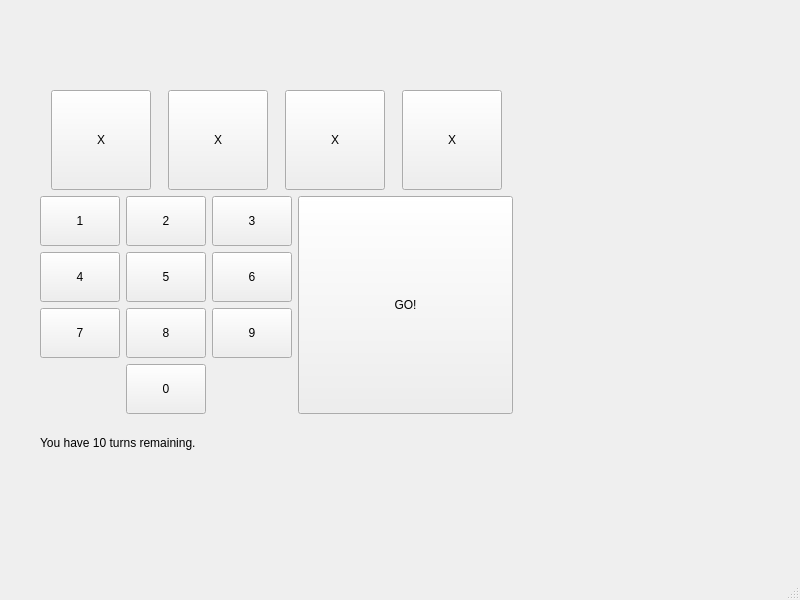
<?xml version="1.0" encoding="UTF-8"?>
<ui version="4.0">
 <class>MainWindow</class>
 <widget class="QMainWindow" name="MainWindow">
  <property name="geometry">
   <rect>
    <x>0</x>
    <y>0</y>
    <width>800</width>
    <height>600</height>
   </rect>
  </property>
  <property name="sizePolicy">
   <sizepolicy hsizetype="Minimum" vsizetype="Minimum">
    <horstretch>0</horstretch>
    <verstretch>0</verstretch>
   </sizepolicy>
  </property>
  <property name="minimumSize">
   <size>
    <width>100</width>
    <height>100</height>
   </size>
  </property>
  <property name="windowTitle">
   <string>MainWindow</string>
  </property>
  <widget class="QWidget" name="centralwidget">
   <widget class="QWidget" name="">
    <property name="geometry">
     <rect>
      <x>40</x>
      <y>90</y>
      <width>473</width>
      <height>375</height>
     </rect>
    </property>
    <layout class="QVBoxLayout" name="verticalLayout">
     <item>
      <layout class="QHBoxLayout" name="horizontalLayout">
       <item>
        <widget class="QPushButton" name="digit_1">
         <property name="sizePolicy">
          <sizepolicy hsizetype="Fixed" vsizetype="Fixed">
           <horstretch>0</horstretch>
           <verstretch>0</verstretch>
          </sizepolicy>
         </property>
         <property name="minimumSize">
          <size>
           <width>100</width>
           <height>100</height>
          </size>
         </property>
         <property name="text">
          <string>X</string>
         </property>
        </widget>
       </item>
       <item>
        <widget class="QPushButton" name="digit_2">
         <property name="sizePolicy">
          <sizepolicy hsizetype="Fixed" vsizetype="Fixed">
           <horstretch>0</horstretch>
           <verstretch>0</verstretch>
          </sizepolicy>
         </property>
         <property name="minimumSize">
          <size>
           <width>100</width>
           <height>100</height>
          </size>
         </property>
         <property name="text">
          <string>X</string>
         </property>
        </widget>
       </item>
       <item>
        <widget class="QPushButton" name="digit_3">
         <property name="sizePolicy">
          <sizepolicy hsizetype="Fixed" vsizetype="Fixed">
           <horstretch>0</horstretch>
           <verstretch>0</verstretch>
          </sizepolicy>
         </property>
         <property name="minimumSize">
          <size>
           <width>100</width>
           <height>100</height>
          </size>
         </property>
         <property name="text">
          <string>X</string>
         </property>
        </widget>
       </item>
       <item>
        <widget class="QPushButton" name="digit_4">
         <property name="sizePolicy">
          <sizepolicy hsizetype="Fixed" vsizetype="Fixed">
           <horstretch>0</horstretch>
           <verstretch>0</verstretch>
          </sizepolicy>
         </property>
         <property name="minimumSize">
          <size>
           <width>100</width>
           <height>100</height>
          </size>
         </property>
         <property name="text">
          <string>X</string>
         </property>
        </widget>
       </item>
      </layout>
     </item>
     <item>
      <layout class="QHBoxLayout" name="horizontalLayout_2">
       <item>
        <layout class="QGridLayout" name="gridLayout">
         <item row="0" column="0">
          <widget class="QPushButton" name="keypad_1">
           <property name="sizePolicy">
            <sizepolicy hsizetype="Minimum" vsizetype="Minimum">
             <horstretch>0</horstretch>
             <verstretch>0</verstretch>
            </sizepolicy>
           </property>
           <property name="minimumSize">
            <size>
             <width>50</width>
             <height>50</height>
            </size>
           </property>
           <property name="text">
            <string>1</string>
           </property>
          </widget>
         </item>
         <item row="0" column="1">
          <widget class="QPushButton" name="keypad_2">
           <property name="sizePolicy">
            <sizepolicy hsizetype="Minimum" vsizetype="Minimum">
             <horstretch>0</horstretch>
             <verstretch>0</verstretch>
            </sizepolicy>
           </property>
           <property name="minimumSize">
            <size>
             <width>50</width>
             <height>50</height>
            </size>
           </property>
           <property name="text">
            <string>2</string>
           </property>
          </widget>
         </item>
         <item row="0" column="2">
          <widget class="QPushButton" name="keypad_3">
           <property name="sizePolicy">
            <sizepolicy hsizetype="Minimum" vsizetype="Minimum">
             <horstretch>0</horstretch>
             <verstretch>0</verstretch>
            </sizepolicy>
           </property>
           <property name="minimumSize">
            <size>
             <width>50</width>
             <height>50</height>
            </size>
           </property>
           <property name="text">
            <string>3</string>
           </property>
          </widget>
         </item>
         <item row="1" column="0">
          <widget class="QPushButton" name="keypad_4">
           <property name="sizePolicy">
            <sizepolicy hsizetype="Minimum" vsizetype="Minimum">
             <horstretch>0</horstretch>
             <verstretch>0</verstretch>
            </sizepolicy>
           </property>
           <property name="minimumSize">
            <size>
             <width>50</width>
             <height>50</height>
            </size>
           </property>
           <property name="text">
            <string>4</string>
           </property>
          </widget>
         </item>
         <item row="1" column="1">
          <widget class="QPushButton" name="keypad_5">
           <property name="sizePolicy">
            <sizepolicy hsizetype="Minimum" vsizetype="Minimum">
             <horstretch>0</horstretch>
             <verstretch>0</verstretch>
            </sizepolicy>
           </property>
           <property name="minimumSize">
            <size>
             <width>50</width>
             <height>50</height>
            </size>
           </property>
           <property name="text">
            <string>5</string>
           </property>
          </widget>
         </item>
         <item row="1" column="2">
          <widget class="QPushButton" name="keypad_6">
           <property name="sizePolicy">
            <sizepolicy hsizetype="Minimum" vsizetype="Minimum">
             <horstretch>0</horstretch>
             <verstretch>0</verstretch>
            </sizepolicy>
           </property>
           <property name="minimumSize">
            <size>
             <width>50</width>
             <height>50</height>
            </size>
           </property>
           <property name="text">
            <string>6</string>
           </property>
          </widget>
         </item>
         <item row="2" column="0">
          <widget class="QPushButton" name="keypad_7">
           <property name="sizePolicy">
            <sizepolicy hsizetype="Minimum" vsizetype="Minimum">
             <horstretch>0</horstretch>
             <verstretch>0</verstretch>
            </sizepolicy>
           </property>
           <property name="minimumSize">
            <size>
             <width>50</width>
             <height>50</height>
            </size>
           </property>
           <property name="text">
            <string>7</string>
           </property>
          </widget>
         </item>
         <item row="2" column="1">
          <widget class="QPushButton" name="keypad_8">
           <property name="sizePolicy">
            <sizepolicy hsizetype="Minimum" vsizetype="Minimum">
             <horstretch>0</horstretch>
             <verstretch>0</verstretch>
            </sizepolicy>
           </property>
           <property name="minimumSize">
            <size>
             <width>50</width>
             <height>50</height>
            </size>
           </property>
           <property name="text">
            <string>8</string>
           </property>
          </widget>
         </item>
         <item row="2" column="2">
          <widget class="QPushButton" name="keypad_9">
           <property name="sizePolicy">
            <sizepolicy hsizetype="Minimum" vsizetype="Minimum">
             <horstretch>0</horstretch>
             <verstretch>0</verstretch>
            </sizepolicy>
           </property>
           <property name="minimumSize">
            <size>
             <width>50</width>
             <height>50</height>
            </size>
           </property>
           <property name="text">
            <string>9</string>
           </property>
          </widget>
         </item>
         <item row="3" column="1">
          <widget class="QPushButton" name="keypad_0">
           <property name="sizePolicy">
            <sizepolicy hsizetype="Minimum" vsizetype="Minimum">
             <horstretch>0</horstretch>
             <verstretch>0</verstretch>
            </sizepolicy>
           </property>
           <property name="minimumSize">
            <size>
             <width>50</width>
             <height>50</height>
            </size>
           </property>
           <property name="text">
            <string>0</string>
           </property>
          </widget>
         </item>
        </layout>
       </item>
       <item>
        <widget class="QPushButton" name="pushButton">
         <property name="sizePolicy">
          <sizepolicy hsizetype="Minimum" vsizetype="Minimum">
           <horstretch>0</horstretch>
           <verstretch>0</verstretch>
          </sizepolicy>
         </property>
         <property name="minimumSize">
          <size>
           <width>200</width>
           <height>100</height>
          </size>
         </property>
         <property name="text">
          <string>GO!</string>
         </property>
        </widget>
       </item>
      </layout>
     </item>
     <item>
      <widget class="QLabel" name="label">
       <property name="text">
        <string>You have 10 turns remaining.</string>
       </property>
      </widget>
     </item>
    </layout>
   </widget>
  </widget>
  <widget class="QMenuBar" name="menubar">
   <property name="geometry">
    <rect>
     <x>0</x>
     <y>0</y>
     <width>800</width>
     <height>27</height>
    </rect>
   </property>
  </widget>
  <widget class="QStatusBar" name="statusbar"/>
 </widget>
 <resources/>
 <connections/>
</ui>
